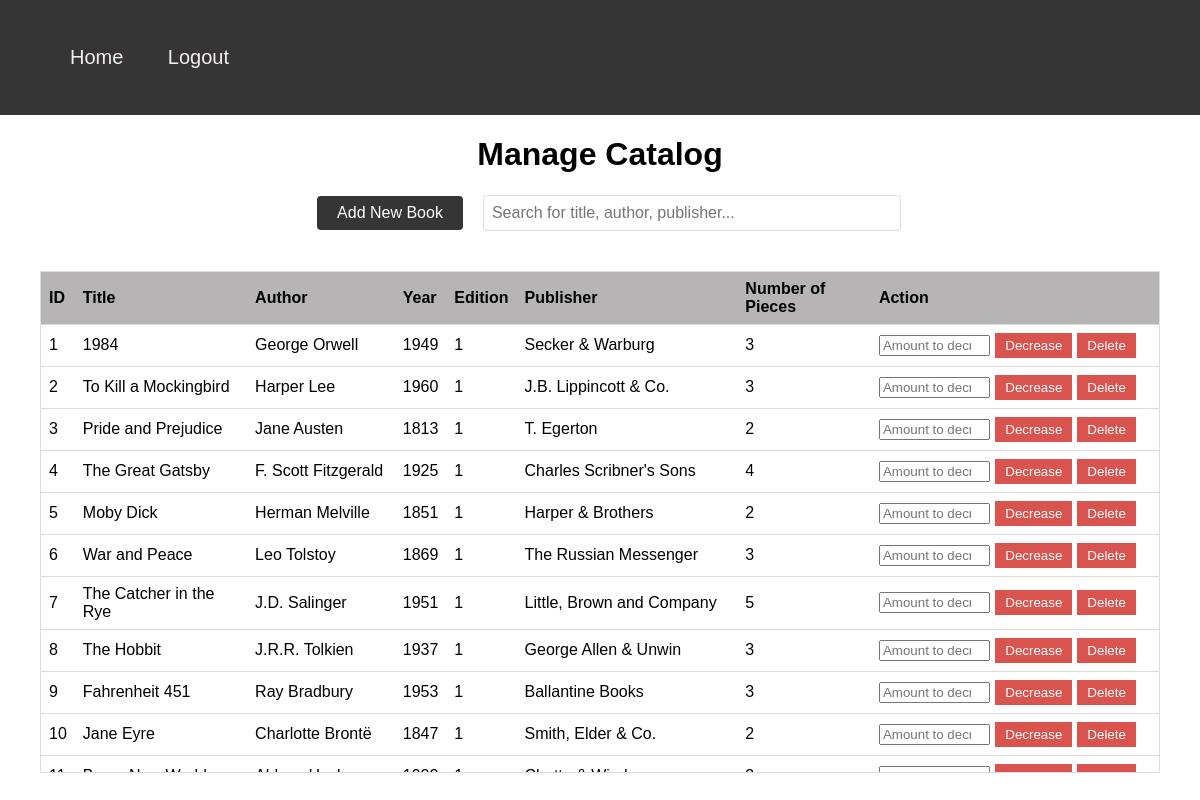
Page /Manage_Catalog_PHP.php (signed in) on the earlier database version.
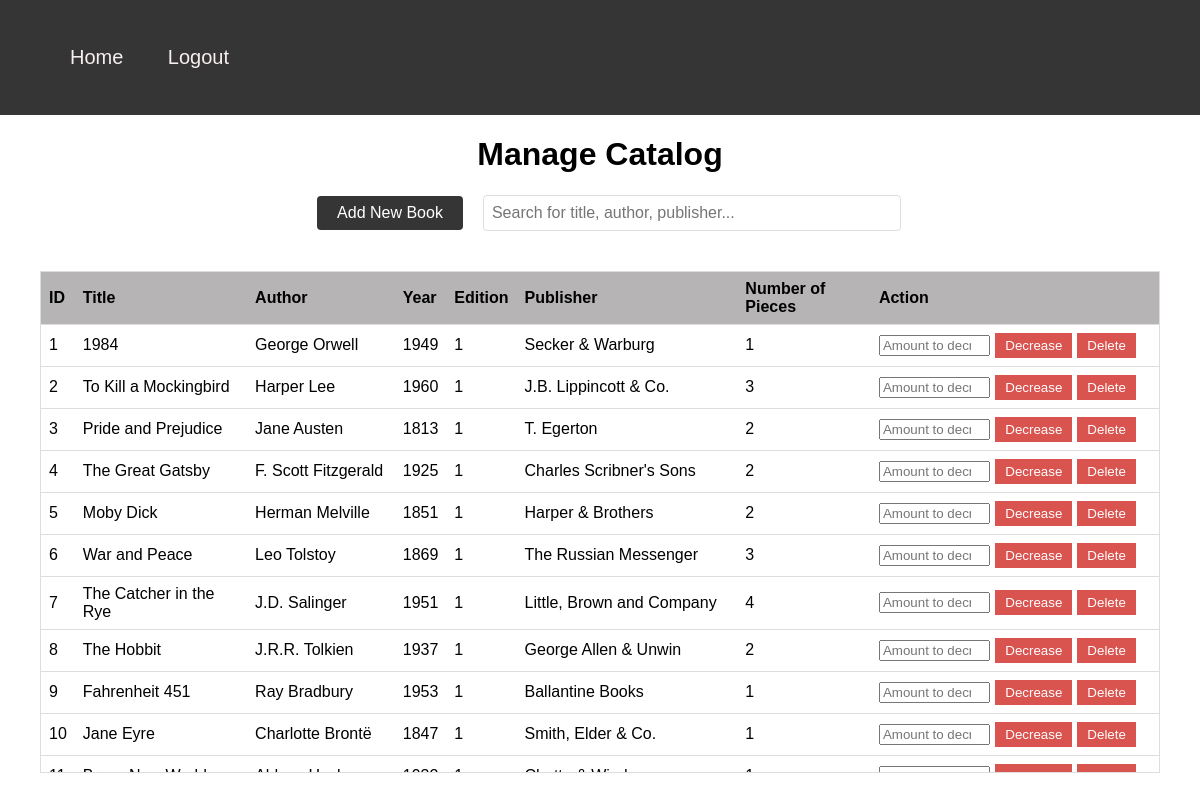
Same page on the later database version.
### tables this page shows
CREATE TABLE `book` (
  `ID` int(11) NOT NULL,
  `Title` varchar(50) NOT NULL,
  `Author` varchar(50) NOT NULL,
  `Year` varchar(50) NOT NULL,
  `Edition` int(11) NOT NULL,
  `Publisher` varchar(50) NOT NULL,
  `Pieces` int(11) NOT NULL,
  `Borrows` int(11) NOT NULL,
  `Rating` varchar(50) NOT NULL
);

### Manage_Catalog_PHP.php (the view, shortened to what this page needs)
<!DOCTYPE html>
<html lang="en">
<head>
    <link rel="stylesheet" href="Manage_Catalog_css.css">
</head>
<body>
    <nav class="navigation">
        <div class="navlist">
            <ul>
                <li class="navelement"><a href="index_lib.php" class="navlink">Home</a></li>
                <li class="navelement"><a href="logout.php" class="navlink">Logout</a></li>
            </ul>
        </div>
    </nav>
    <h1 class="header1">Manage Catalog</h1>
    <main>
    <div class="control-container">
        <button id="toggleAddBook" class="control-btn">Add New Book</button>
        <div class="search-container">
            <input type="text" id="searchInput" placeholder="Search for title, author, publisher..." class="search-input">
        </div>
    </div>
<div class="table-container">
            <table>
                <thead>
                    <tr>
                        <th>ID</th>
                        <th>Title</th>
                        <th>Author</th>
                        <th>Year</th>
                        <th>Edition</th>
                        <th>Publisher</th>
                        <th>Number of Pieces</th>
                        <th>Action</th>
                    </tr>
                </thead>
        <?php
$servername = "localhost";
$username = "root";
$password = "";
$dbname = "library";
$conn = new mysqli($servername, $username, $password, $dbname);
$stmt = $conn->prepare("SELECT ID, Title, Author, Year, Edition, Publisher, Pieces FROM book ORDER BY ID");
$stmt->execute();
$result = $stmt->get_result();
                    if ($result->num_rows > 0) {
                        while ($row = $result->fetch_assoc()) {
                            echo "<tr>";
                            echo "<td>" . htmlspecialchars($row["ID"]) . "</td>";
                            echo "<td>" . htmlspecialchars($row["Title"]) . "</td>";
                            echo "<td>" . htmlspecialchars($row["Author"]) . "</td>";
                            echo "<td>" . htmlspecialchars($row["Year"]) . "</td>";
                            echo "<td>" . htmlspecialchars($row["Edition"]) . "</td>";
                            echo "<td>" . htmlspecialchars($row["Publisher"]) . "</td>";
                            echo "<td>" . htmlspecialchars($row["Pieces"]) . "</td>";
                            echo "<td>";
                            echo "<form action='Manage_Catalog_PHP.php' method='POST' style='display: inline;'>";
                            echo "<input type='number' class='decreasenumber' style='margin-right: 5px' name='decreasenumber' placeholder='Amount to decrease Pieces'>";
                            echo "<input type='submit' value='Decrease' class='decrease' style='margin-right: 5px' name='decrease[" . htmlspecialchars($row["ID"]) . "]'>";
                            echo "<input type='submit' value='Delete' class='delete' name='delete[" . htmlspecialchars($row["ID"]) . "]'>";
                            echo "</form>";
                            echo "</td>";
                            echo "</tr>";
                        }
                    } else {
                        echo "<tr><td colspan='8'>No data available</td></tr>";
                    }
                    ?>
            </table>
        </div>
    </main>
</body>
</html>

Differences in the rows shown:
changed book "George Orwell": Pieces "3" → "1"
changed book "The Great Gatsby": Pieces "4" → "2"
changed book "The Catcher in the Rye": Pieces "5" → "4"
changed book "The Hobbit": Pieces "3" → "2"
changed book "Fahrenheit 451": Pieces "3" → "1"
changed book "Jane Eyre": Pieces "2" → "1"
